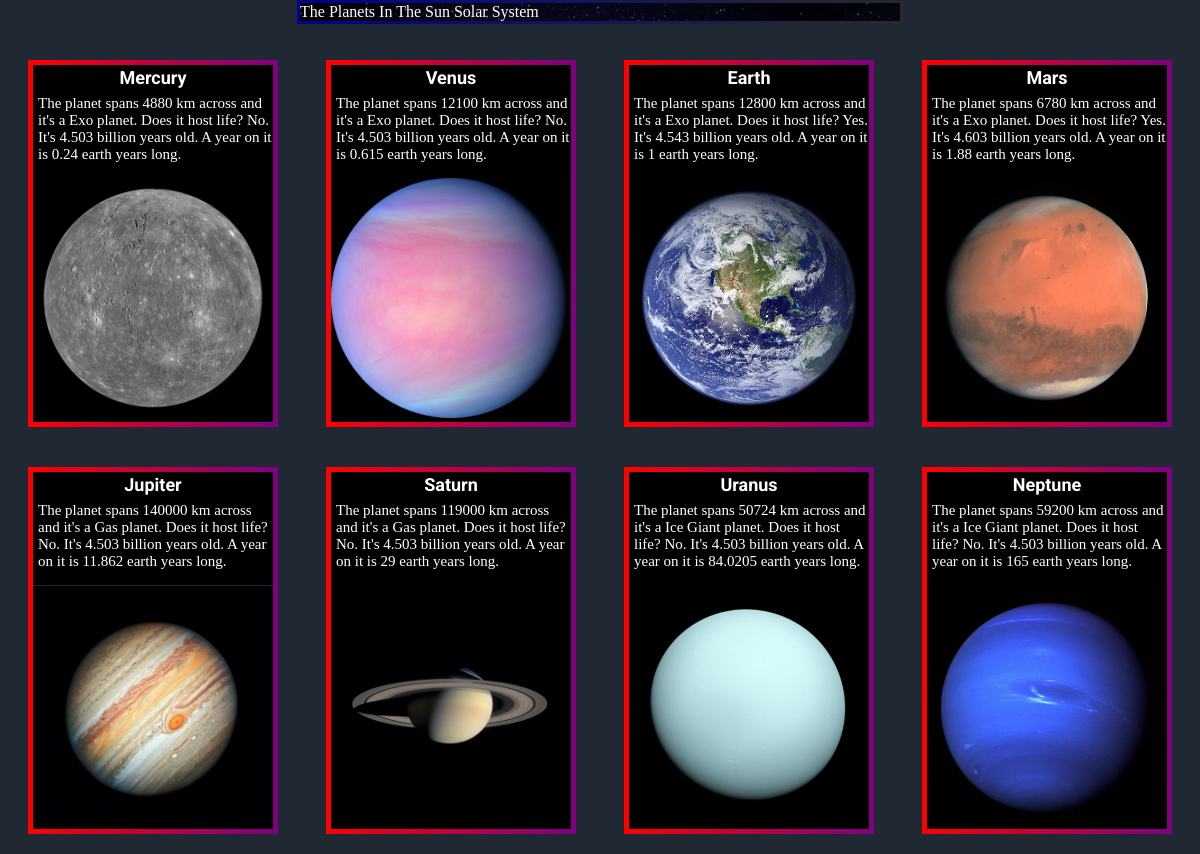
/php/planets.php, run on the app's committed database.
### tables this page shows
CREATE TABLE IF NOT EXISTS tblstars(
    p_starID INT UNSIGNED NOT NULL AUTO_INCREMENT PRIMARY KEY,
    starName VARCHAR(20)
);

CREATE TABLE IF NOT EXISTS tblplanets(
    p_planetKey INT UNSIGNED NOT NULL AUTO_INCREMENT PRIMARY KEY,
    pname       VARCHAR(20) NOT NULL,
    diameter    INT UNSIGNED NOT NULL,
    year_length FLOAT NOT NULL,
    life        BOOLEAN,
    ptype       VARCHAR(20) NOT NULL,
    star        VARCHAR(20) NOT NULL,
    age         FLOAT NOT NULL,
    f_starID    INT UNSIGNED NOT NULL,
    FOREIGN KEY(f_starID) REFERENCES tblstars(p_starID) 
);

### php/master.php (called while the page is built, shortened)
<?php
require_once 'data/DataBaseManager.php';
$man = new DataBaseManager("localhost", "root", "");

### php/data/QueryHandler.php (called while the page is built, shortened)
<?php
class QueryHandler {
    private $pdo;
    private function connect($host, $db_name, $user_name, $passwd) {
        try {
            return new PDO("mysql:host={$host};dbname={$db_name}", $user_name, $passwd);
        } catch (PDOException $e) {
            echo $e->getMessage();
            die();
        }
    }
    public function __construct($host, $db_name, $user, $password) {
        $this->pdo = $this->connect($host, $db_name, $user, $password);
    }
    public function fmt_data($table, $ref_class) {
        $stmt = $this->pdo->prepare('select * from ' . $table . ';');
        $stmt->execute();
        return $stmt->fetchAll(PDO::FETCH_CLASS, $ref_class);
    }
    public function fetch($query) {
        $stmt = $this->pdo->prepare($query);
        $stmt->execute();
        return $stmt->fetchAll(PDO::FETCH_NUM);
    }
}

### php/data/DataBaseManager.php (called while the page is built, shortened)
<?php
require_once 'QueryHandler.php';
class DataBaseManager {
    private $db_connections;
    private $host;
    private $admin;
    private $passwd;
    public function connect($databases) {
        foreach($databases as $database) {
            $this->db_connections[$database] = new QueryHandler(
                $this->host, $database, $this->admin, $this->passwd
            );
        }
    }
    public function query_class($database, $table, $ref_class) {
        return $this->db_connections[$database]->fmt_data($table, $ref_class);
    }
    public function query_data($database, $query) {
        return $this->db_connections[$database]->fetch($query);
    }
    public function __construct($host, $admin_name, $passwd) {
        $this->host = $host;
        $this->admin = $admin_name;
        $this->passwd = $passwd;
        $this->db_connections = [];
    }
}

### php/Class/Planet.php (called while the page is built, shortened)
<?php
class Planet {
    private $pname;
    private $diameter;
    private $year_length;
    private $life;
    private $ptype;
    private $age;
    public function get_name() {
        return $this->pname;
    }
    public function __toString() {
        $diameter = ($this->diameter == 0 ? "The planet's diameter is N/A" : "The planet spans " . $this->diameter . " km across");
        return "
            $diameter and it's a $this->ptype planet.\n
            Does it host life? " . ($this->life ? "Yes. " : "No. ") . "It's $this->age billion years old.
            A year on it is $this->year_length earth years long.
        ";
    }
}

### php/ui/functions.php (the view, shortened to what this page needs)
<?php
function head($title, $stylesheet) {
return "
    <head>
    <meta charset='UTF-8'>
    <meta name='viewport' content='width=device-width, initial-scale=1.0'>
    <title>$title</title>
    <link rel='stylesheet' href = '/css/$stylesheet.css'>
    </head>
";
}
function newsPost($key, $type, $object) {
return "
    <div class='post'>
        <h4 class='blog_name'><span class='un'>$key</span></h4>
        <p>$object</p>
        <img src='/img/$type/$key.jpg' alt = '$key'></img>
    </div>
";
}
function uiFeed($array, $type) {
echo "<div class='ui'>";
    foreach($array as $object) {
        $key = $object->get_name();
        echo newsPost($key, $type, $object);
    }
echo "</div>";
}
function headerBox($headerString) {
return "
    <div class = 'header-box'
        <h1>{$headerString}</h1>
    </div>
    <p></p>
";
}

### php/planets.php (shortened to what this page needs)
<?php
require_once 'Class/Planet.php';
require_once 'master.php';
require_once 'ui/functions.php';
$stars = $man->query_data("planets", "SELECT starName FROM tblstars;");
?>
<!DOCTYPE html>
<html lang = "en">
<?= head("Planets", "planet") ?>
<body>
<div>
<?php
foreach($stars as $star) {
    $planets = $man->query_class(
        "planets",
        "tblplanets where star='$star[0]'",
        "Planet"
    );
    echo headerBox("The Planets In The $star[0] Solar System");
    echo uiFeed($planets, "Planets");
}
?>
</div>
</body>
</html>

### css/planet.css (style rules this page uses)
html, body { background-image: url("/img/ui/ambient.png"); }

### css/style.css (style rules this page uses)
html, body { height: 100%; width: 100%; margin: 0px; background: #1F2833; }
.un { display: inline-block; }
.un:after { content: ''; width: 0px; height: 5px; display: block; background: white; transition: 400ms; }

### css/ui.css (style rules this page uses)
.header-box { width: 50%; margin: auto; font: 22px bold 'Roboto'; color: white; text-transform: capitalize; background-image: url("/img/ui/header-box.jpeg"); border: 3px solid; border-image: linear-gradient(to left, rgb(40, 41, 44), darkblue); border-image-slice: 1; }
.ui { align-items: center; width: 100%; height: 100%; margin: auto; display: flex; flex-direction: row; justify-content: space-evenly; flex-wrap: wrap; }
h1, h2, h3, h4, h5, h6 { margin: auto; font-family: 'Roboto', sans-serif; color: white; text-align: center; text-transform: capitalize; }
.post { margin: 20px; background-color: black; flex-basis: 20%; border: 5px solid; border-image: linear-gradient(to right, red, purple); border-image-slice: 1; word-wrap: break-word; }
.post > p { color: white; font: 15px 'Consolas'; margin-left: 5px; margin-top: 2px; }
.post > img { width: 100%; height: 50%; }
.blog_name { text-align: center; text-decoration: underline; font-size: large; margin: 2px; }

### data on the page
tblplanets: pname "Mercury", object "The planet spans 4880 km across and it's a Exo planet. Does it host life? No. It's 4.503 billion years old. A year on it is 0.24 earth years long.", pname (picture)
tblplanets: pname "Venus", object "The planet spans 12100 km across and it's a Exo planet. Does it host life? No. It's 4.503 billion years old. A year on it is 0.615 earth years long.", pname (picture)
tblplanets: pname "Earth", object "The planet spans 12800 km across and it's a Exo planet. Does it host life? Yes. It's 4.543 billion years old. A year on it is 1 earth years long.", pname (picture)
tblplanets: pname "Mars", object "The planet spans 6780 km across and it's a Exo planet. Does it host life? Yes. It's 4.603 billion years old. A year on it is 1.88 earth years long.", pname (picture)
tblplanets: pname "Jupiter", object "The planet spans 140000 km across and it's a Gas planet. Does it host life? No. It's 4.503 billion years old. A year on it is 11.862 earth years long.", pname (picture)
tblplanets: pname "Saturn", object "The planet spans 119000 km across and it's a Gas planet. Does it host life? No. It's 4.503 billion years old. A year on it is 29 earth years long.", pname (picture)
tblplanets: pname "Uranus", object "The planet spans 50724 km across and it's a Ice Giant planet. Does it host life? No. It's 4.503 billion years old. A year on it is 84.0205 earth years long.", pname (picture)
tblplanets: pname "Neptune", object "The planet spans 59200 km across and it's a Ice Giant planet. Does it host life? No. It's 4.503 billion years old. A year on it is 165 earth years long.", pname (picture)
